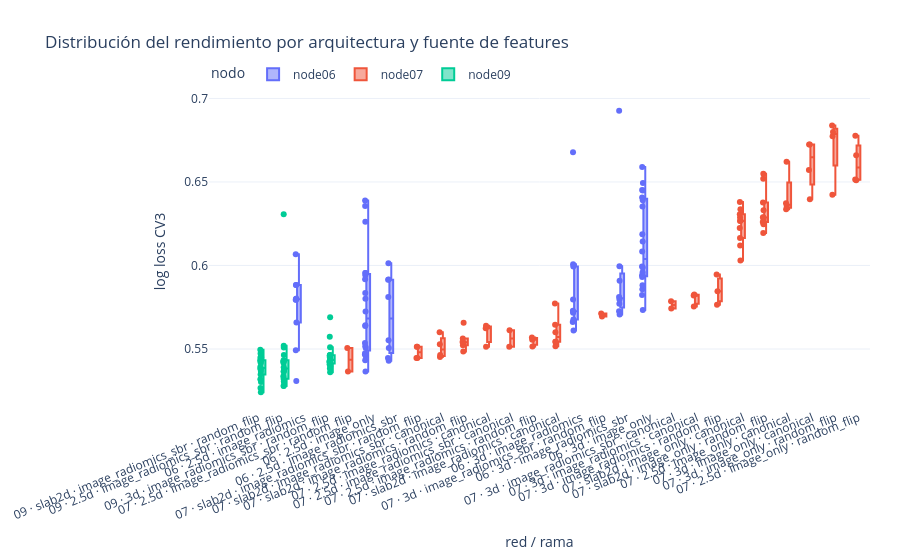
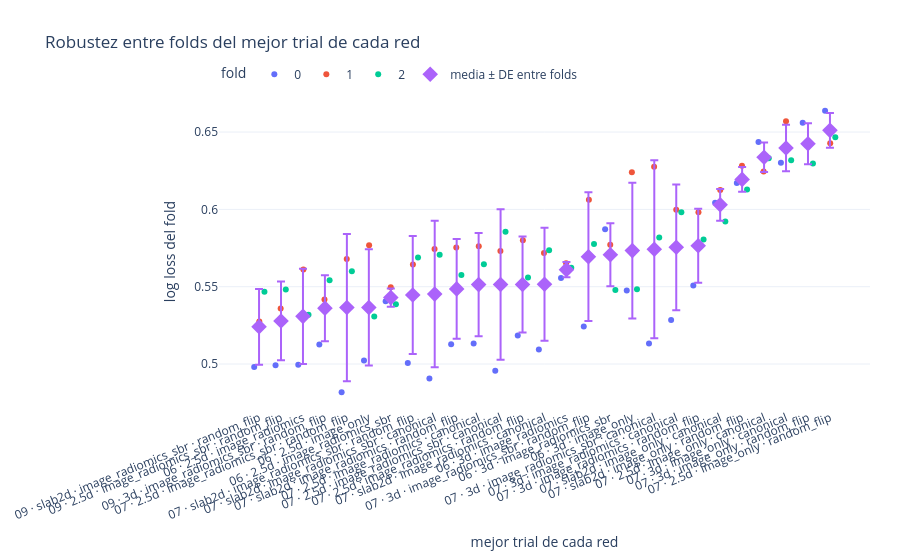
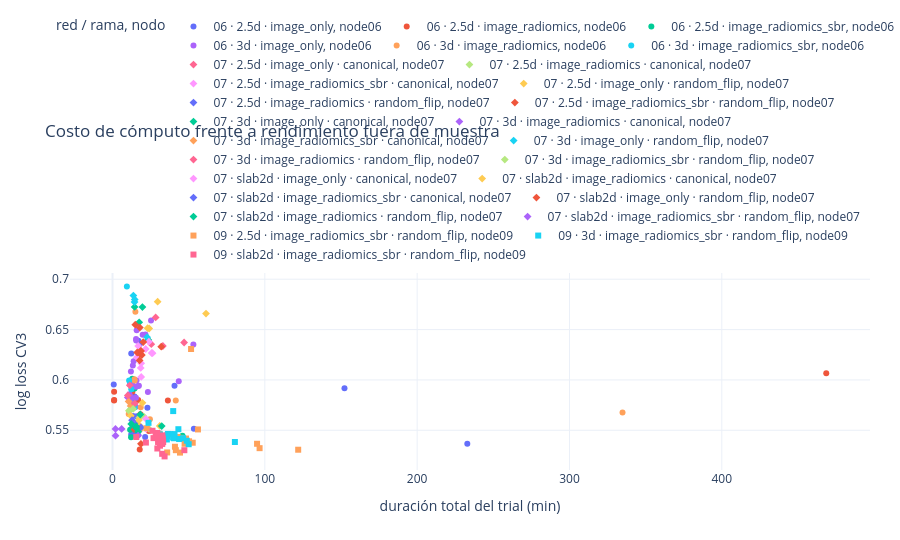

Notebook code cell kept with these figures, in order:
### Markdown cell above
## 3. Comparación entre redes y estabilidad entre folds

La primera figura compara toda la distribución de trials. La segunda compara únicamente el mejor trial actual de cada red y conserva sus tres folds separados. El promedio aislado puede esconder un fold frágil; por eso ambos gráficos son necesarios.

### Code cell
fig_networks = network_comparison_figure(snapshot.trials)
fig_networks.show(config=PLOTLY_CONFIG)

fig_folds = best_fold_comparison_figure(snapshot.trials, snapshot.fold_scores)
fig_folds.show(config=PLOTLY_CONFIG)

fig_efficiency = efficiency_figure(snapshot.trials)
fig_efficiency.show(config=PLOTLY_CONFIG)
